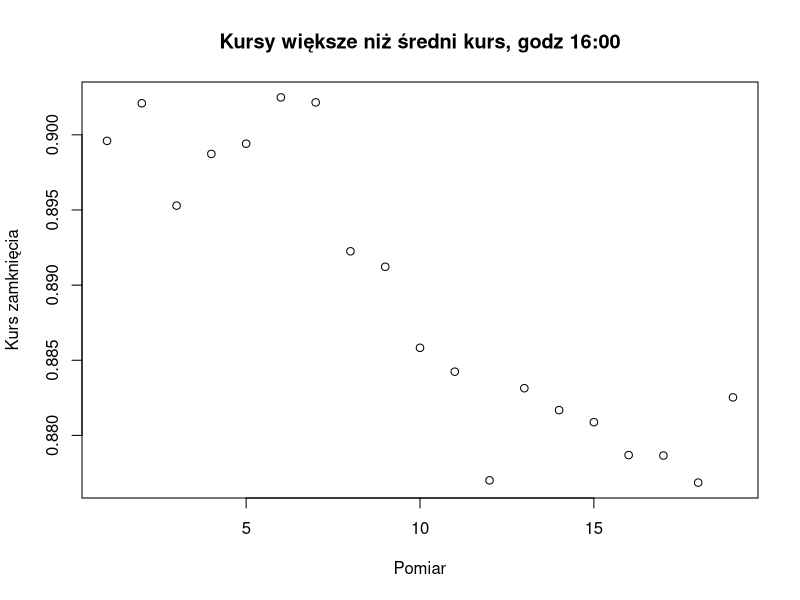
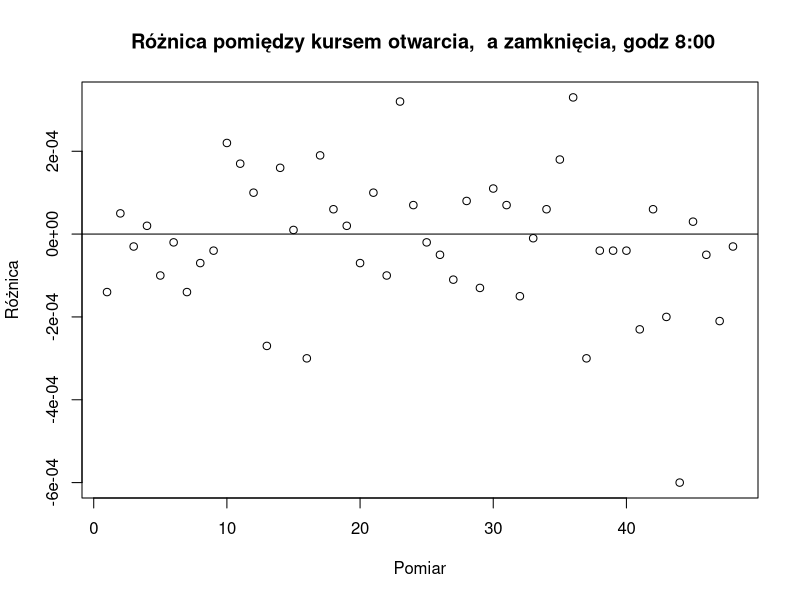
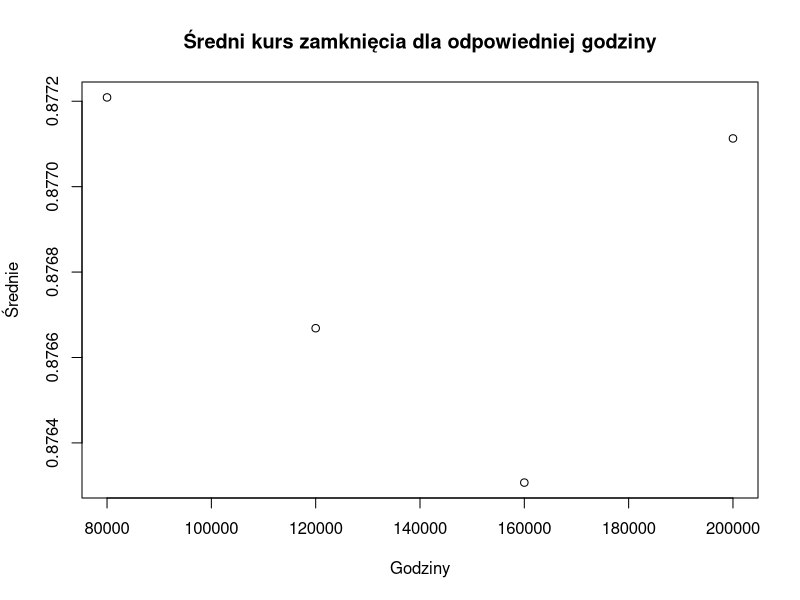

Recreate these plots in R, in order.
## ---- chunk 1
knitr::opts_chunk$set(echo = TRUE)
## ---- chunk 2
options(max.print = 99999999) 
d<-read.csv2(file="ajadczak-data.csv", header = TRUE, sep = ";", dec = ".")
head(d)
## ---- chunk 3
library(dplyr)
## ---- chunk 4
m<-mean(d$zamkniecie)
d %>%
  filter(godzina == 160000, zamkniecie>= m ,otwarcie>=m)%>%
  select(godzina,otwarcie,zamkniecie)->result
head(result)
## ---- chunk 5
plot(result$zamkniecie,xlab = "Pomiar",ylab = "Kurs zamknięcia",main = "Kursy większe niż średni kurs, godz 16:00")
## ---- chunk 6
d %>% 
  filter(godzina==80000)%>%
  select(godzina,otwarcie,zamkniecie)%>%
  mutate(roznica=zamkniecie-otwarcie)->result2
head(result2)
## ---- chunk 7
plot(result2$roznica,xlab = "Pomiar",ylab = "Różnica",main = " Różnica pomiędzy kursem otwarcia,  a zamknięcia, godz 8:00")
abline(h=0)
## ---- chunk 8

d %>%
   group_by(godzina) %>% 
   summarise(max_zamkniecie=max(zamkniecie,na.rm = T),
             mean_zamkniecie = mean(zamkniecie,na.rm=T),
             std_zamkniecie = sd(zamkniecie, na.rm = T) ) %>%
  arrange(-max_zamkniecie,-mean_zamkniecie)->result3
result3 
## ---- chunk 9
plot(result3$godzina,result3$mean_zamkniecie,main="Średni kurs zamknięcia dla odpowiedniej godziny",xlab = "Godziny",ylab = "Średnie")
